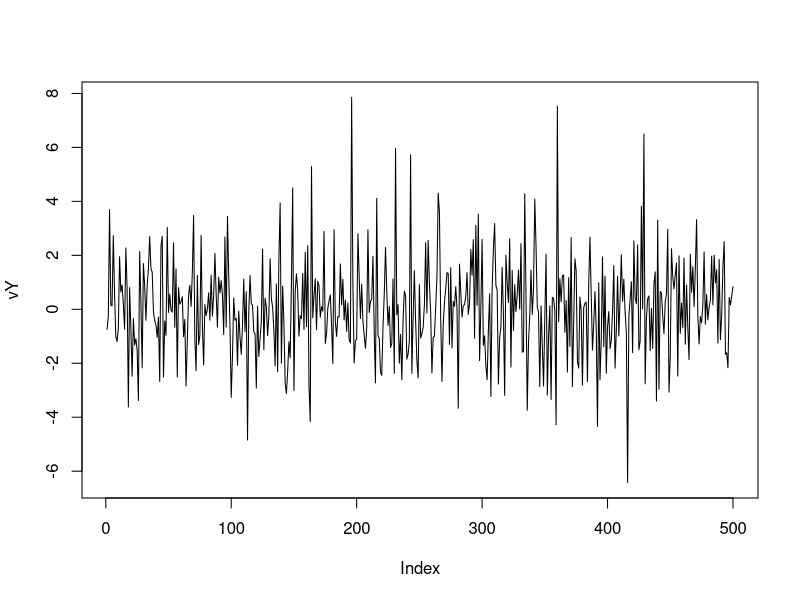
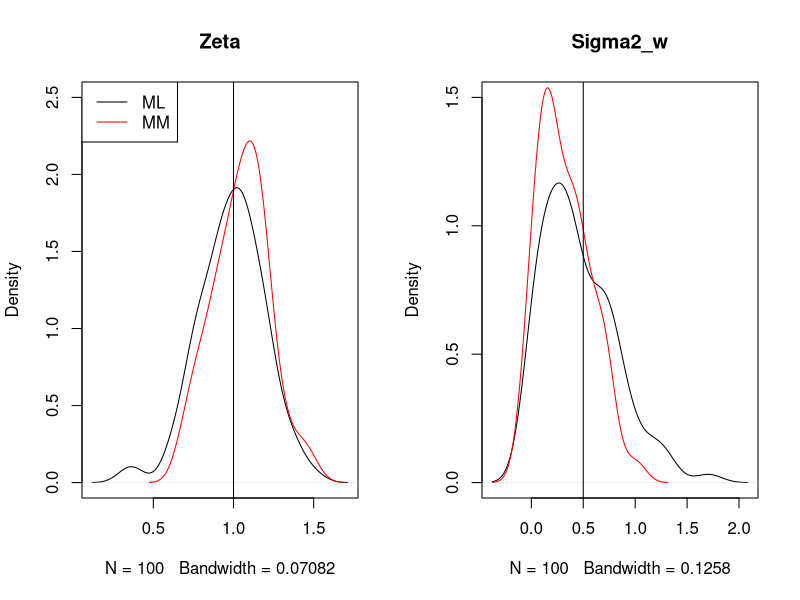

Recreate these plots in R, in order.

## Method of moments and Maximum Likelihood 
## estimators for the Independent Random Volatility 

#simulate from the model
SimIRM <- function(iT, dZeta, dSigma2_w) {
  
  vU = rnorm(iT)
  vW = rnorm(iT, mean = dZeta, sd = sqrt(dSigma2_w))
  
  vY = exp(vW/2)*vU
  
  return(vY)
  
}

set.seed(123)

iT = 500
dZeta = 1
dSigma2_w = 0.5

vY = SimIRM(iT, dZeta, dSigma2_w)

plot(vY, type = "l")

MM_Est <- function(vY) {
  
  dMu2 = mean(vY^2)
  dMu4 = mean(vY^4)
  
  dZeta_MM = log(dMu2^2*sqrt(3)/sqrt(dMu4))
  dSigma2_w_MM = log(dMu4/(3*dMu2^2))
  
  vTheta_MM = c("zeta" = dZeta_MM, 
                "sigma2_w" = dSigma2_w_MM)
  
  return(vTheta_MM)
}

MM_Est(vY)

ML_Est <- function(vY) {
  
  vStarting = MM_Est(vY)
  
  optimizer = optim(vStarting, fn = function(vTheta, vY) {
    
    dLLK = 0
    for (t in 1:length(vY)) {
      
      dLLK = dLLK + log(integrate(function(dW, vTheta, dY) {
        
        dZeta = vTheta[1]
        dSigma2_w = vTheta[2]
        
        
        1/(2*pi*sqrt(dSigma2_w)) * exp(
          -0.5*(dW + dY^2/exp(dW) + (dW - dZeta)^2/dSigma2_w)
        )
        
      }, lower = -10, upper = 10, vTheta = vTheta, dY = vY[t])$value)
      
    }
    
    # robustness check
    if (!is.finite(dLLK)) {
      dLLK = -1e5
    }
    
    return(-dLLK)
  }, vY = vY, method = "L-BFGS-B", lower = c(-10, 1e-4), upper = c(10, 10))
  
  vTheta_ML = optimizer$par
  
  return(vTheta_ML)
}

# ML estimates
ML_Est(vY)
# MM estimates
MM_Est(vY)

### Small Monte Carlo experiment

# number of replicates
iB = 100

# sample size
iT = 100

# true parameters
dZeta = 1
dSigma2_w = 0.5

# array where to store estimates
aEst = array(NA, dim = c(iB, 2, 2), dimnames = list(NULL, c("zeta", "sigma2_w"), c("ML", "MM")))

for (b in 1:iB) {
  
  # simulate from the model
  vY = SimIRM(iT, dZeta, dSigma2_w)
  
  # ML estimates
  aEst[b,,"ML"] = ML_Est(vY)
  # MM estimates
  aEst[b,,"MM"] = MM_Est(vY)
  
  cat(round(b/iB,2), "\n")
}

par(mfrow = c(1,2))

plot(density(aEst[,"zeta","ML"]), main = "Zeta", ylim = c(0, 2.5))
lines(density(aEst[,"zeta","MM"]), col = "red")
abline(v = dZeta)
legend("topleft", col = c("black", "red"), lty = 1, legend = c("ML", "MM"))

plot(density(aEst[,"sigma2_w","ML"]), ylim = c(0, 1.5), main = c("Sigma2_w"))
lines(density(aEst[,"sigma2_w","MM"]), col = "red")
abline(v = dSigma2_w)

# Bias 
colMeans(aEst[,,"ML"]) - c(dZeta, dSigma2_w)
colMeans(aEst[,,"MM"]) - c(dZeta, dSigma2_w)

# RMSE

colMeans(t(t(aEst[,,"ML"]) - c(dZeta, dSigma2_w))^2)
colMeans(t(t(aEst[,,"MM"]) - c(dZeta, dSigma2_w))^2)




